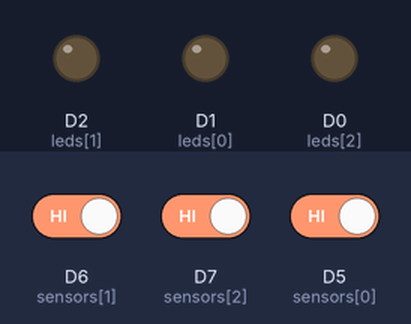
This sketch was run on a simulated ESP8266 (NodeMCU). On the bench: output pins drawn as LEDs (lit = HIGH). The inputs (shaded band) are chosen by the test bench; at power-on: D6 (sensors[1]) HIGH, D7 (sensors[2]) HIGH, D5 (sensors[0]) HIGH. WiFi joins after 1.5 s; servers stay silent unless stated; what the sketch prints to the serial monitor is not drawn.

Above: at 2.7 s.
2.8 s: D6 (sensors[1]) driven LOW
At 3.2 s:
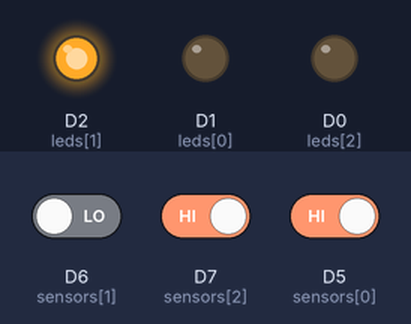
4.3 s: D7 (sensors[2]) driven LOW
At 5.5 s:
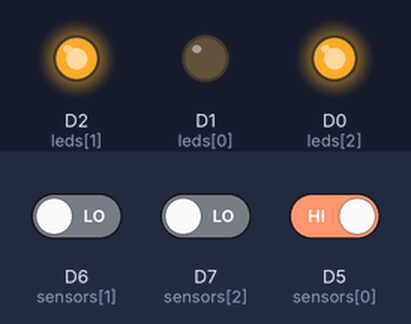
5.8 s: D5 (sensors[0]) driven LOW
At 6.7 s:
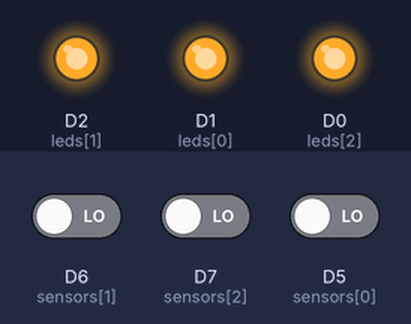
7.3 s: D6 (sensors[1]) driven HIGH
At 7.9 s:
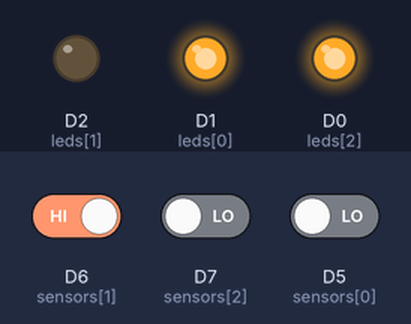
8.8 s: D7 (sensors[2]) driven HIGH
At 10.0 s:
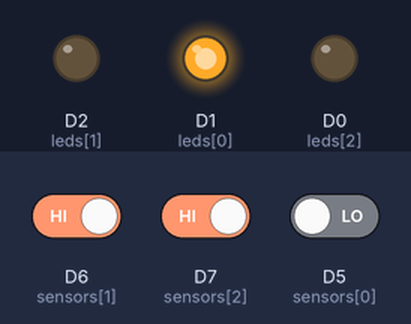
10.3 s: D6 (sensors[1]) driven LOW
At 11.3 s:
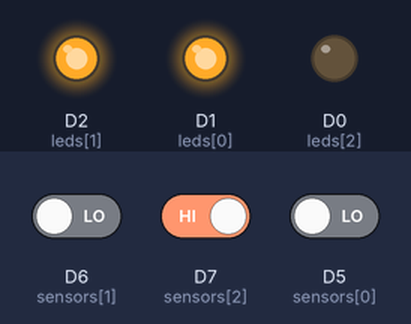
Timing chart, 0 to 12.8 s (numbered marks = the images above; inputs shaded):
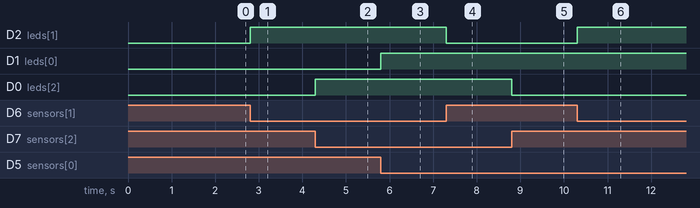

Measured:
- after the input at 2.8 s, D2 (leds[1]): LOW → HIGH at once
- after the input at 4.3 s, D0 (leds[2]): LOW → HIGH at once
- after the input at 5.8 s, D1 (leds[0]): LOW → HIGH at once
- after the input at 7.3 s, D2 (leds[1]): HIGH → LOW at once
- after the input at 8.8 s, D0 (leds[2]): HIGH → LOW at once
- after the input at 10.3 s, D2 (leds[1]): LOW → HIGH at once

The sketch:

smart_parking.ino
```cpp
#include <ESP8266WiFi.h>
#include <ESP8266WebServer.h>

const char* ssid = "YOUR_WIFI";
const char* password = "YOUR_PASSWORD";
ESP8266WebServer server(80);

int sensors[3] = {D5, D6, D7};
int leds[3]    = {D1, D2, D0};
bool occupied[3];

void handleRoot() {
  String page = "<h2>Parking Status</h2>";
  for (int i = 0; i < 3; i++) {
    page += "Slot " + String(i + 1) + ": " + (occupied[i] ? "OCCUPIED" : "FREE") + "<br>";
  }
  server.send(200, "text/html", page);
}

void setup() {
  Serial.begin(115200);
  for (int i = 0; i < 3; i++) {
    pinMode(sensors[i], INPUT);
    pinMode(leds[i], OUTPUT);
  }
  WiFi.begin(ssid, password);
  while (WiFi.status() != WL_CONNECTED) delay(500);
  Serial.println(WiFi.localIP());
  server.on("/", handleRoot);
  server.begin();
}

void loop() {
  for (int i = 0; i < 3; i++) {
    occupied[i] = (digitalRead(sensors[i]) == LOW);
    digitalWrite(leds[i], occupied[i]);
  }
  server.handleClient();
}
```
